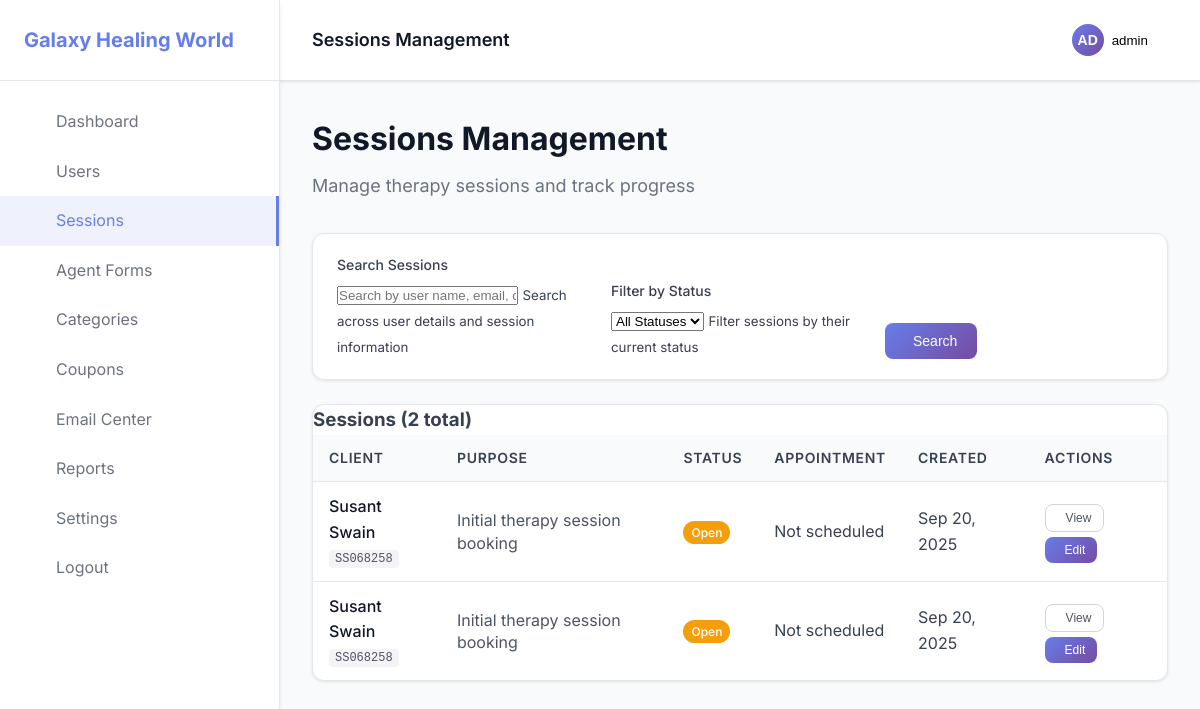
/admin/sessions.php (signed in), run on an earlier commit of the app's database.
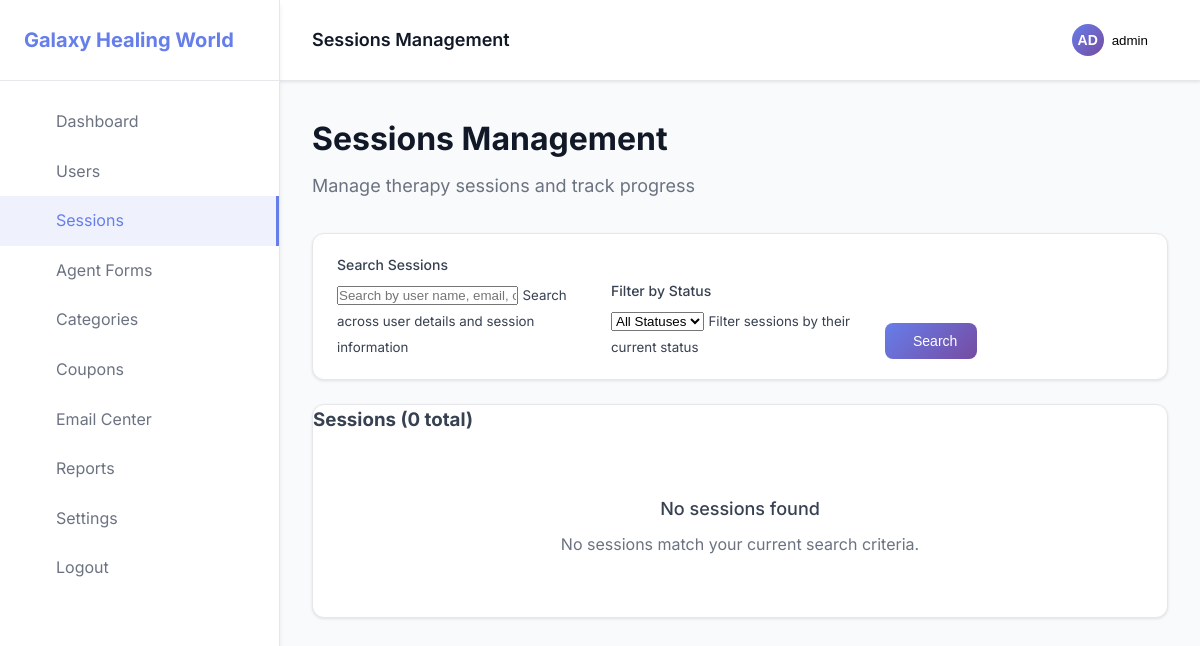
And on a later commit of the database.
### tables this page shows
CREATE TABLE sessions (
                id INTEGER PRIMARY KEY AUTOINCREMENT,
                user_id INTEGER NOT NULL,
                appointment_date DATETIME,
                contact_method VARCHAR(50),
                purpose_of_contact TEXT,
                exact_query TEXT,
                management_plan TEXT,
                query_status VARCHAR(20) DEFAULT 'open',
                refer_to VARCHAR(10) DEFAULT 'no',
                consultant_name VARCHAR(255),
                purpose_of_referral TEXT,
                next_appointment_date DATETIME,
                final_result TEXT,
                service_satisfaction INTEGER,
                result_date DATE,
                result_method VARCHAR(50),
                cancelled TINYINT DEFAULT 0,
                created_at DATETIME DEFAULT CURRENT_TIMESTAMP,
                updated_at DATETIME DEFAULT CURRENT_TIMESTAMP,
                FOREIGN KEY (user_id) REFERENCES users(id)
            );

CREATE TABLE users (
                id INTEGER PRIMARY KEY AUTOINCREMENT,
                client_id VARCHAR(50) UNIQUE NOT NULL,
                name VARCHAR(255) NOT NULL,
                email VARCHAR(255) NOT NULL,
                mobile VARCHAR(20) NOT NULL,
                dob DATE,
                age INTEGER,
                house_number VARCHAR(255),
                street_locality VARCHAR(255),
                pincode VARCHAR(10),
                area_village VARCHAR(255),
                city VARCHAR(100),
                district VARCHAR(100),
                state VARCHAR(100),
                address TEXT,
                voice_recording_path TEXT,
                attendant VARCHAR(50) DEFAULT 'self',
                attendant_name VARCHAR(255),
                attendant_email VARCHAR(255),
                attendant_mobile VARCHAR(20),
                relationship VARCHAR(100),
                how_learned VARCHAR(100),
                has_disability VARCHAR(10) DEFAULT 'no',
                disability_type VARCHAR(255),
                disability_percentage INTEGER,
                disability_documents TEXT,
                status VARCHAR(50) DEFAULT 'first-time',
                payment_made DECIMAL(10, 2) DEFAULT 0,
                created_at DATETIME DEFAULT CURRENT_TIMESTAMP,
                updated_at DATETIME DEFAULT CURRENT_TIMESTAMP
            );

### admin/sessions.php (the view, shortened to what the rows shown need)
<?php
$db = Database::getInstance();
$pdo = $db->getConnection();
$page = max(1, intval($_GET['page'] ?? 1));
$per_page = 20;
$offset = ($page - 1) * $per_page;
$where_conditions = ['s.cancelled = 0'];
$params = [];
$where_clause = 'WHERE ' . implode(' AND ', $where_conditions);
$query = "
    SELECT s.*, u.name as user_name, u.email as user_email, u.client_id, u.mobile
    FROM sessions s
    JOIN users u ON s.user_id = u.id
    $where_clause
    ORDER BY s.created_at DESC
    LIMIT $per_page OFFSET $offset
";
$stmt = $pdo->prepare($query);
$stmt->execute($params);
$sessions = $stmt->fetchAll();
?>
<!DOCTYPE html>
<html lang="en">
<head>
    <link rel="stylesheet" href="../assets/css/admin.css">
    <link rel="stylesheet" href="https://cdn.jsdelivr.net/npm/feather-icons@4.28.0/feather.min.css">
</head>
<body>
    <div class="admin-layout">
        <div class="admin-content">
            <main class="main-content">
                <div class="page-header">
                    <h1>Sessions Management</h1>
                </div>
                <div class="table-container">
                    <?php if (empty($sessions)): ?>
                        <div class="empty-state" role="status" aria-live="polite">
                            <i data-feather="calendar" aria-hidden="true"></i>
                            <h3>No sessions found</h3>
                            <p>No sessions match your current search criteria.</p>
                        </div>
                    <?php else: ?>
                        <div class="table-responsive">
                            <table class="table" role="table" aria-label="Sessions list">
                                <thead>
                                    <tr>
                                        <th scope="col">Client</th>
                                        <th scope="col">Purpose</th>
                                        <th scope="col">Status</th>
                                        <th scope="col">Appointment</th>
                                        <th scope="col">Created</th>
                                        <th scope="col" aria-label="Actions">Actions</th>
                                    </tr>
                                </thead>
                                <tbody>
                                    <?php foreach ($sessions as $session): ?>
                                        <tr>
                                            <td>
                                                <div class="client-info">
                                                    <div class="client-name"><?php echo htmlspecialchars($session['user_name']); ?></div>
                                                    <div class="client-id">
                                                        <code><?php echo htmlspecialchars($session['client_id']); ?></code>
                                                    </div>
                                                </div>
                                            </td>
                                            <td>
                                                <div class="purpose-info">
                                                    <?php
                                                    $purpose = $session['purpose_of_contact'] ?: 'Initial therapy session booking';
                                                    echo htmlspecialchars(strlen($purpose) > 50 ? substr($purpose, 0, 50) . '...' : $purpose);
                                                    ?>
                                                </div>
                                            </td>
                                            <td>
                                                <span class="status-badge <?php echo $session['query_status'] === 'open' ? 'status-open' : 'status-closed'; ?>"
                                                      aria-label="Status: <?php echo ucfirst($session['query_status']); ?>">
                                                    <?php echo ucfirst($session['query_status']); ?>
                                                </span>
                                            </td>
                                            <td>
                                                <?php if ($session['appointment_date']): ?>
                                                    <time datetime="<?php echo $session['appointment_date']; ?>">
                                                        <?php echo date('M j, Y g:i A', strtotime($session['appointment_date'])); ?>
                                                    </time>
                                                <?php else: ?>
                                                    <span class="text-muted">Not scheduled</span>
                                                <?php endif; ?>
                                            </td>
                                            <td>
                                                <time datetime="<?php echo $session['created_at']; ?>">
                                                    <?php echo date('M j, Y', strtotime($session['created_at'])); ?>
                                                </time>
                                            </td>
                                            <td>
                                                <div class="action-buttons">
                                                    <button type="button" class="btn btn-small btn-outline"
                                                            onclick="viewSession(<?php echo $session['id']; ?>)"
                                                            aria-label="View session details for <?php echo htmlspecialchars($session['user_name']); ?>">
                                                        View
                                                    </button>
                                                    <button type="button" class="btn btn-small btn-primary"
                                                            onclick="editSession(<?php echo $session['id']; ?>)"
                                                            aria-label="Edit session for <?php echo htmlspecialchars($session['user_name']); ?>">
                                                        Edit
                                                    </button>
                                                </div>
                                            </td>
                                        </tr>
                                    <?php endforeach; ?>
                                </tbody>
                            </table>
                        </div>
                    <?php endif; ?>
                </div>
            </main>
        </div>
    </div>
</body>
</html>

What changed in the data, as far as the page shows it:
removed sessions: user.name "Susant Swain", user.client_id "SS068258", purpose_of_contact "Initial therapy session booking", query_status "Open", shows "Not scheduled", created_at "Sep 20, 2025"
removed sessions: user.name "Susant Swain", user.client_id "SS068258", purpose_of_contact "Initial therapy session booking", query_status "Open", shows "Not scheduled", created_at "Sep 20, 2025"
Also different on the page:
$total_sessions: "2" → "0"
text no longer shown: "CLIENT PURPOSE STATUS APPOINTMENT CREATED ACTIONS"
text now shown: "No sessions found No sessions match your current search criteria."
